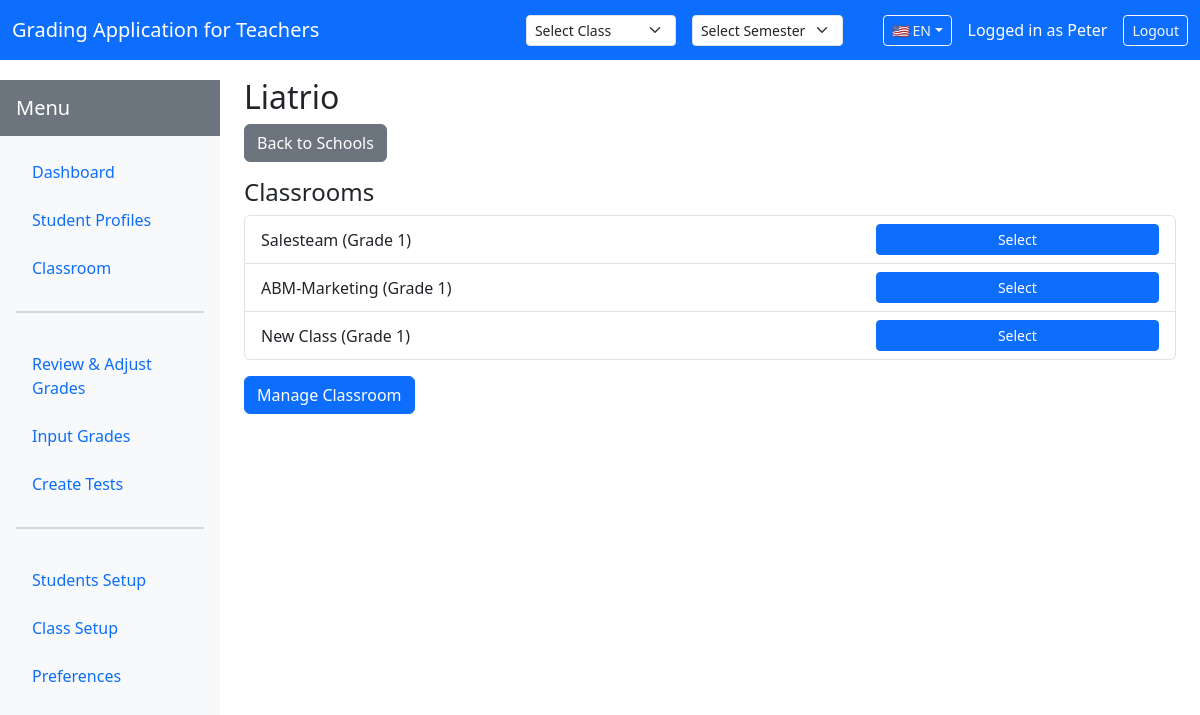
/dashboard/select_school/1 (signed in), run on the app's committed database.
### app/models.py (models this page shows)
class Teacher(UserMixin, db.Model):
    id = db.Column(db.Integer, primary_key=True)
    first_name = db.Column(db.String(50), nullable=False)
    last_name = db.Column(db.String(50), nullable=False)
    email = db.Column(db.String(120), unique=True, nullable=False)
    password_hash = db.Column(db.String(128), nullable=False)
    preferred_language = db.Column(db.String(5), default='en', nullable=False)
    schools = db.relationship('School', backref='teacher', lazy=True)

class School(db.Model):
    id = db.Column(db.Integer, primary_key=True)
    name = db.Column(db.String(100), nullable=False)
    teacher_id = db.Column(db.Integer, db.ForeignKey('teacher.id'), nullable=False)
    classrooms = db.relationship('Classroom', backref='school', lazy=True, cascade="all, delete-orphan")

class Classroom(db.Model):
    id = db.Column(db.Integer, primary_key=True)
    name = db.Column(db.String(100), nullable=False)
    school_id = db.Column(db.Integer, db.ForeignKey('school.id'), nullable=False)
    students = db.relationship('Student', backref='classroom', lazy=True, cascade="all, delete-orphan")

### app/routes.py (the view)
@main.route('/dashboard/select_school/<int:school_id>')
@login_required
def select_school(school_id):
    from .models import School, Classroom
    school = School.query.filter_by(id=school_id, teacher_id=current_user.id).first_or_404()
    classrooms = Classroom.query.filter_by(school_id=school.id).all()
    return render_template('school_dashboard.html', school=school, classrooms=classrooms)

### app/__init__.py (called while the page is built)
def get_locale():
    from flask import session, request
    from flask_login import current_user
    if current_user.is_authenticated and hasattr(current_user, 'preferred_language') and current_user.preferred_language:
        return current_user.preferred_language
    if 'language' in session:
        return session['language']
    return request.accept_languages.best_match(['en', 'fr']) or 'en'

def create_app(config_name=None):
    app = Flask(__name__)
    if config_name is None:
        config_name = os.environ.get('FLASK_ENV', 'development')
    from config import config
    app.config.from_object(config[config_name])
    app.config['PERMANENT_SESSION_LIFETIME'] = 86400  # 24 hours
    db.init_app(app)
    login_manager.init_app(app)
    login_manager.login_view = 'main.login'
    login_manager.login_message = 'Please log in to access this page.'
    login_manager.login_message_category = 'info'
    babel.init_app(app, locale_selector=get_locale)
    @app.context_processor
    def inject_conf_vars():
        from flask_babel import get_locale
        return {
            'get_locale': get_locale,
            'LANGUAGES': {'en': 'English', 'fr': 'Français'}
        }
    from .routes import main as main_blueprint
    app.register_blueprint(main_blueprint)
    return app

### app/routes.py (called while the page is built)
@login_manager.user_loader
def load_user(user_id):
    return Teacher.query.get(int(user_id))

### app/templates/school_dashboard.html (shortened to what this page needs)
{% extends 'base.html' %}
{% block content %}
<h2>{{ school.name }}</h2>
<a href="{{ url_for('main.dashboard') }}" class="btn btn-secondary mb-3">Back to Schools</a>
<h4>Classrooms</h4>
<ul class="list-group mb-3">
    {% for classroom in classrooms %}
        <li class="list-group-item">
            <div class="row align-items-center">
                <div class="col-12 col-md-8 mb-2 mb-md-0">{{ classroom.name }}</div>
                <div class="col-12 col-md-4 text-md-end">
                    <a href="{{ url_for('main.manage_students', classroom_id=classroom.id) }}" class="btn btn-sm btn-primary w-100 w-md-auto">Select</a>
                </div>
            </div>
        </li>
    {% else %}
        <li class="list-group-item">No classrooms yet.</li>
    {% endfor %}
</ul>
<a href="{{ url_for('main.manage_classrooms') }}?school_id={{ school.id }}" class="btn btn-primary">Manage Classroom</a>
{% endblock %}

### app/templates/base.html (shortened to what this page needs)
<!DOCTYPE html>
<html lang="{{ get_locale() }}">
<head>
    <link rel="stylesheet" href="https://cdn.jsdelivr.net/npm/bootstrap@5.3.0/dist/css/bootstrap.min.css">
</head>
<body>
<header class="navbar navbar-expand-lg navbar-dark bg-primary" style="height:60px;position:fixed;top:0;left:0;width:100%;z-index:1100;">
    <div class="container-fluid d-flex justify-content-between align-items-center">
        <a class="navbar-brand text-white" href="{{ url_for('main.index') }}">{{ _('Grading Application for Teachers') }}</a>
        <div class="d-flex align-items-center">
            {% if current_user.is_authenticated %}
            <div class="d-flex align-items-center me-4">
                <div class="me-3">
                    <select class="form-select form-select-sm" id="global_class_filter" style="min-width: 150px;" onchange="saveGlobalFilters()">
                        <option value="">{{ _('Select Class') }}</option>
                    </select>
                </div>
                <div class="me-3">
                    <select class="form-select form-select-sm" id="global_semester_filter" style="min-width: 120px;" onchange="saveGlobalFilters()">
                        <option value="">{{ _('Select Semester') }}</option>
                    </select>
                </div>
            </div>
            {% endif %}
            <div class="dropdown me-3">
                <button class="btn btn-outline-light btn-sm dropdown-toggle" type="button" data-bs-toggle="dropdown" id="langSelector">
                </button>
            </div>
            {% if current_user.is_authenticated %}
                <span class="me-3 text-white">{{ _('Logged in as') }} {{ current_user.first_name }}</span>
                <a href="{{ url_for('main.logout') }}" class="btn btn-outline-light btn-sm">{{ _('Logout') }}</a>
            {% else %}
                <a href="{{ url_for('main.login') }}" class="btn btn-outline-light btn-sm">{{ _('Login') }}</a>
                <a href="{{ url_for('main.register') }}" class="btn btn-outline-light btn-sm ms-2">{{ _('Register') }}</a>
            {% endif %}
        </div>
    </div>
</header>
<div style="margin-top:60px;">
  <div class="layout-wrapper d-flex">
    <nav class="flex-column bg-light p-0 sidebar" style="width:220px;min-width:220px;min-height:100vh;position:fixed;top:80px;left:0;z-index:1000;">
      <div class="p-3 bg-secondary text-white">
        <h5 class="mb-0">{{ _('Menu') }}</h5>
      </div>
      <ul class="nav nav-pills flex-column p-3">
        <li class="nav-item mb-2"><a class="nav-link" href="{{ url_for('main.dashboard') }}">{{ _('Dashboard') }}</a></li>
        <li class="nav-item mb-2"><a class="nav-link" href="{{ url_for('main.student_tab') }}">{{ _('Student Profiles') }}</a></li>
        <li class="nav-item mb-2"><a class="nav-link" href="{{ url_for('main.classroom') }}">{{ _('Classroom') }}</a></li>
        <li class="nav-item mb-3">
          <hr style="border: none; height: 2px; background-color: #6c757d; margin: 15px 0;">
        </li>
        <li class="nav-item mb-2"><a class="nav-link" href="{{ url_for('main.review_grades') }}">{{ _('Review & Adjust Grades') }}</a></li>
        <li class="nav-item mb-2"><a class="nav-link" href="{{ url_for('main.input_grades') }}">{{ _('Input Grades') }}</a></li>
        <li class="nav-item mb-2"><a class="nav-link" href="{{ url_for('main.create_tests') }}">{{ _('Create Tests') }}</a></li>
        <li class="nav-item mb-3">
          <hr style="border: none; height: 2px; background-color: #6c757d; margin: 15px 0;">
        </li>
        <li class="nav-item mb-2"><a class="nav-link" href="{{ url_for('main.student_wizard') }}">{{ _('Students Setup') }}</a></li>
        <li class="nav-item mb-2"><a class="nav-link" href="{{ url_for('main.setup_wizard') }}">{{ _('Class Setup') }}</a></li>
        <li class="nav-item mb-2"><a class="nav-link" href="{{ url_for('main.preferences') }}">{{ _('Preferences') }}</a></li>
      </ul>
    </nav>
    <div class="main-content" style="margin-left:220px;width:100%;">
      <div class="container-fluid px-2 px-md-4" style="margin-top:18px;">
    {% block content %}{% endblock %}
</div>
</div>
</body>
</html>

### data on the page
Teacher: first_name "Peter"
School: name "Liatrio"
Classroom: name "Salesteam (Grade 1)"
Classroom: name "ABM-Marketing (Grade 1)"
Classroom: name "New Class (Grade 1)"

### other printed values
form field value "Select Class"
form field value "Select Semester"
